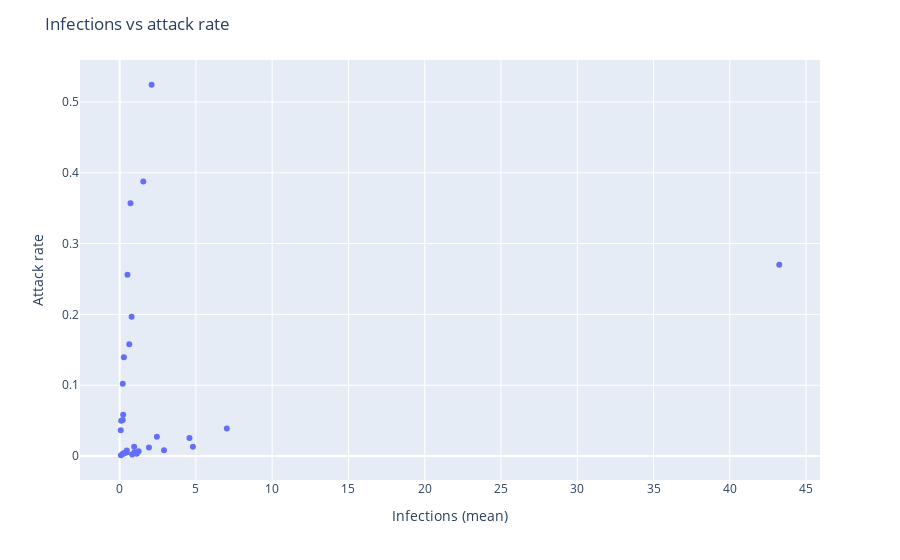

The notebook cell this image was saved under:
### Code cell
fig = px.scatter(df_results, x="infections mean", y="attack rate", hover_data=[df_results.index])
fig.update_layout(
    title="Infections vs attack rate",
    xaxis_title="Infections (mean)",
    yaxis_title="Attack rate")
fig.show()

### Figure 1 — Plotly figure (JSON) as saved in the notebook; plotly's stock layout.template omitted (floating-point values rounded to 4 significant figures)
{"data": [{"customdata": [["Pharmacy-natural-No Lockdown"], ["Pharmacy-mechanical-No Lockdown"], ["Pharmacy-natural-Lockdown"], ["Pharmacy-mechanical-Lockdown"], ["Supermarket-natural-No Lockdown"], ["Supermarket-mechanical-No Lockdown"], ["Supermarket-natural-Lockdown"], ["Supermarket-mechanical-Lockdown"], ["Restaurant-natural-No Lockdown"], ["Restaurant-mechanical-No Lockdown"], ["Post Office-natural-No Lockdown"], ["Post Office-mechanical-No Lockdown"], ["Post Office-natural-Lockdown"], ["Post Office-mechanical-Lockdown"], ["Bank-natural-No Lockdown"], ["Bank-mechanical-No Lockdown"], ["Bank-natural-Lockdown"], ["Bank-mechanical-Lockdown"], ["Lounge-Two People-Winter-15 Mins"], ["Lounge-Two People-Winter-30 Mins"], ["Lounge-Two People-Winter-1 hour"], ["Lounge-Two People-Summer-15 Mins"], ["Lounge-Two People-Summer-30 Mins"], ["Lounge-Two People-Summer-1 hour"], ["Lounge-Four People-Winter-15 Mins"], ["Lounge-Four People-Winter-30 Mins"], ["Lounge-Four People-Winter-1 hour"], ["Lounge-Four People-Summer-15 Mins"], ["Lounge-Four People-Summer-30 Mins"], ["Lounge-Four People-Summer-1 hour"]], "hovertemplate": "infections mean=%{x}<br>attack rate=%{y}<br>hover_data_0=%{customdata[0]}<extra></extra>", "legendgroup": "", "marker": {"color": "#636efa", "symbol": "circle"}, "mode": "markers", "name": "", "showlegend": false, "type": "scatter", "x": [4.577, 0.966, 2.442, 0.466, 2.91, 1.124, 0.466, 0.208, 43.24, 1.921, 4.804, 0.824, 0.308, 0.085, 7.024, 1.244, 0.95, 0.248, 0.1, 0.279, 0.714, 0.073, 0.204, 0.512, 0.204, 0.787, 2.097, 0.233, 0.632, 1.551], "xaxis": "x", "y": [0.02543, 0.005367, 0.02713, 0.005178, 0.008083, 0.003122, 0.007767, 0.003467, 0.2703, 0.01201, 0.01334, 0.002289, 0.004278, 0.001181, 0.03902, 0.006911, 0.01319, 0.003444, 0.05, 0.1395, 0.357, 0.0365, 0.102, 0.256, 0.051, 0.1968, 0.5242, 0.05825, 0.158, 0.3877], "yaxis": "y"}], "layout": {"legend": {"tracegroupgap": 0}, "margin": {"t": 60}, "title": {"text": "Infections vs attack rate"}, "xaxis": {"anchor": "y", "domain": [0, 1], "title": {"text": "Infections (mean)"}}, "yaxis": {"anchor": "x", "domain": [0, 1], "title": {"text": "Attack rate"}}}}
